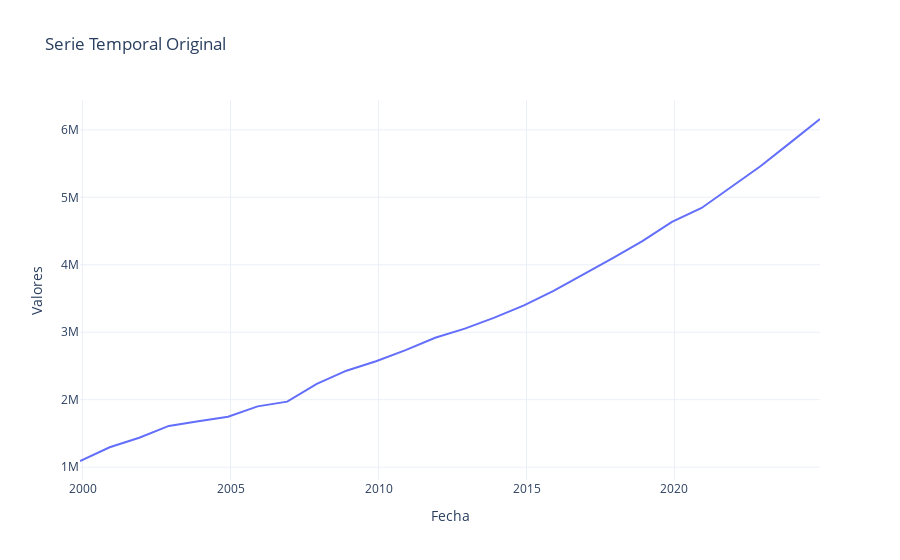

Here is the notebook cell this chart was saved with:
### Code cell
analisis_st.graficar_serie()

### Figure 1 — Plotly figure (JSON) as saved in the notebook; plotly's stock layout.template omitted (floating-point values rounded to 4 significant figures)
{"data": [{"hovertemplate": "Fecha=%{x}<br>Valores=%{y}<extra></extra>", "legendgroup": "", "line": {"color": "#636efa", "dash": "solid"}, "marker": {"symbol": "circle"}, "mode": "lines", "name": "", "orientation": "v", "showlegend": false, "type": "scatter", "x": ["1999-12-01T00:00:00", "2000-12-01T00:00:00", "2001-12-01T00:00:00", "2002-12-01T00:00:00", "2003-12-01T00:00:00", "2004-12-01T00:00:00", "2005-12-01T00:00:00", "2006-12-01T00:00:00", "2007-12-01T00:00:00", "2008-12-01T00:00:00", "2009-12-01T00:00:00", "2010-12-01T00:00:00", "2011-12-01T00:00:00", "2012-12-01T00:00:00", "2013-12-01T00:00:00", "2014-12-01T00:00:00", "2015-12-01T00:00:00", "2016-12-01T00:00:00", "2017-12-01T00:00:00", "2018-12-01T00:00:00", "2019-12-01T00:00:00", "2020-12-01T00:00:00", "2021-12-01T00:00:00", "2022-12-01T00:00:00", "2023-12-01T00:00:00", "2024-12-01T00:00:00"], "xaxis": "x", "y": [1090833, 1294998, 1436165, 1611023, 1680382, 1746756, 1900564, 1971011, 2234307, 2429562, 2570220, 2734740, 2917573, 3052686, 3215773, 3398662, 3612964, 3854038, 4097338, 4350884, 4634876, 4842367, 5152448, 5463996, 5810888, 6160988], "yaxis": "y"}], "layout": {"legend": {"tracegroupgap": 0}, "title": {"text": "Serie Temporal Original"}, "xaxis": {"anchor": "y", "domain": [0, 1], "title": {"text": "Fecha"}}, "yaxis": {"anchor": "x", "domain": [0, 1], "title": {"text": "Valores"}}}}
